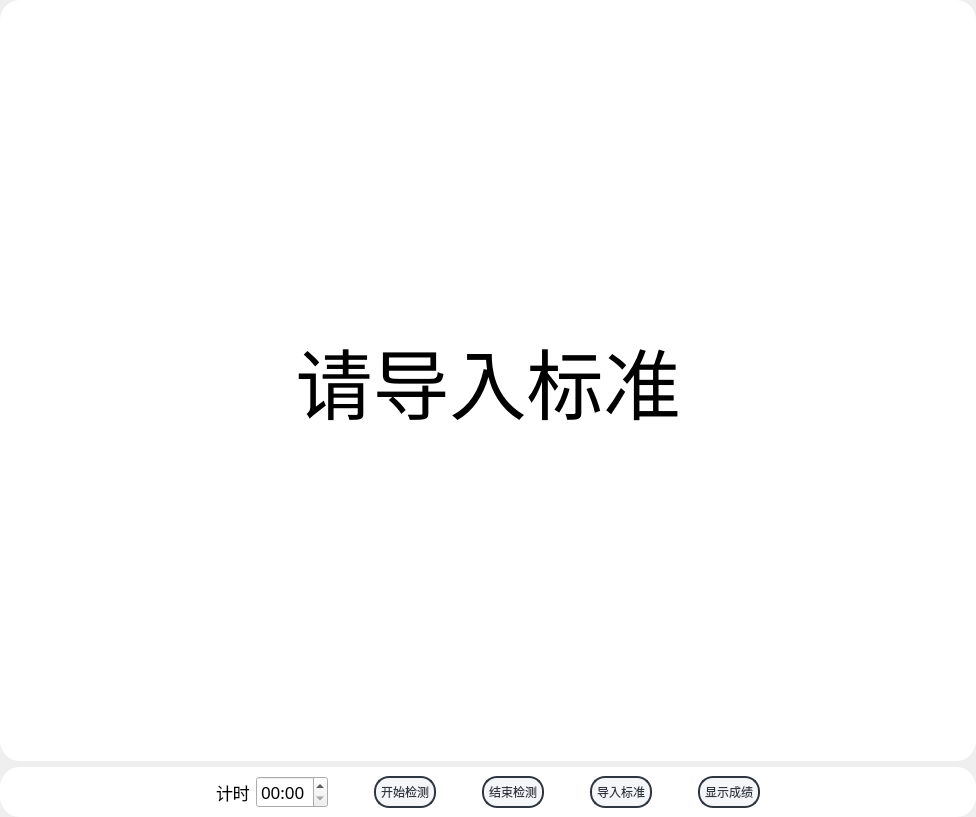
            <widget class="QWidget" name="scrollAreaWidgetContents_2">
             <property name="geometry">
              <rect>
               <x>0</x>
               <y>0</y>
               <width>976</width>
               <height>817</height>
              </rect>
             </property>
             <layout class="QVBoxLayout" name="verticalLayout_9">
              <property name="leftMargin">
               <number>0</number>
              </property>
              <property name="topMargin">
               <number>0</number>
              </property>
              <property name="rightMargin">
               <number>0</number>
              </property>
              <property name="bottomMargin">
               <number>0</number>
              </property>
              <item>
               <widget class="QWidget" name="widget_16" native="true">
                <property name="styleSheet">
                 <string notr="true">QWidget#widget_16
{
	background-color: rgba(255, 255, 255,255);
	border-radius:20px;
}</string>
                </property>
                <layout class="QVBoxLayout" name="verticalLayout_13">
                 <item>
                  <widget class="QLabel" name="label_video">
                   <property name="font">
                    <font>
                     <family>微软雅黑</family>
                     <pointsize>58</pointsize>
                    </font>
                   </property>
                   <property name="text">
                    <string>请导入标准</string>
                   </property>
                   <property name="alignment">
                    <set>Qt::AlignCenter</set>
                   </property>
                  </widget>
                 </item>
                </layout>
               </widget>
              </item>
              <item>
               <widget class="QWidget" name="widget_17" native="true">
                <property name="sizePolicy">
                 <sizepolicy hsizetype="Preferred" vsizetype="Fixed">
                  <horstretch>0</horstretch>
                  <verstretch>0</verstretch>
                 </sizepolicy>
                </property>
                <property name="styleSheet">
                 <string notr="true">QWidget#widget_17
{
	background-color: rgba(255, 255, 255,255);
	border-radius:20px;
}</string>
                </property>
                <layout class="QHBoxLayout" name="horizontalLayout_12">
                 <item>
                  <spacer name="horizontalSpacer_11">
                   <property name="orientation">
                    <enum>Qt::Horizontal</enum>
                   </property>
                   <property name="sizeType">
                    <enum>QSizePolicy::Expanding</enum>
                   </property>
                   <property name="sizeHint" stdset="0">
                    <size>
                     <width>40</width>
                     <height>20</height>
                    </size>
                   </property>
                  </spacer>
                 </item>
                 <item>
                  <widget class="QLabel" name="label_4">
                   <property name="font">
                    <font>
                     <family>微软雅黑</family>
                     <pointsize>13</pointsize>
                    </font>
                   </property>
                   <property name="text">
                    <string>计时</string>
                   </property>
                  </widget>
                 </item>
                 <item>
                  <widget class="QTimeEdit" name="timeEdit">
                   <property name="sizePolicy">
                    <sizepolicy hsizetype="Preferred" vsizetype="Preferred">
                     <horstretch>0</horstretch>
                     <verstretch>0</verstretch>
                    </sizepolicy>
                   </property>
                   <property name="font">
                    <font>
                     <family>微软雅黑</family>
                     <pointsize>13</pointsize>
                    </font>
                   </property>
                   <property name="styleSheet">
                    <string notr="true"/>
                   </property>
                   <property name="wrapping">
                    <bool>false</bool>
                   </property>
                   <property name="frame">
                    <bool>true</bool>
                   </property>
                   <property name="buttonSymbols">
                    <enum>QAbstractSpinBox::UpDownArrows</enum>
                   </property>
                   <property name="displayFormat">
                    <string>mm:ss</string>
                   </property>
                   <property name="timeSpec">
                    <enum>Qt::LocalTime</enum>
                   </property>
                  </widget>
                 </item>
                 <item>
                  <spacer name="horizontalSpacer_10">
                   <property name="orientation">
                    <enum>Qt::Horizontal</enum>
                   </property>
                   <property name="sizeType">
                    <enum>QSizePolicy::Fixed</enum>
                   </property>
                   <property name="sizeHint" stdset="0">
                    <size>
                     <width>40</width>
                     <height>20</height>
                    </size>
                   </property>
                  </spacer>
                 </item>
                 <item>
                  <widget class="QPushButton" name="pushButton_startDetection">
                   <property name="styleSheet">
                    <string notr="true">/**正常情况下样式**/
QPushButton{
	font: 13pt &quot;微软雅黑&quot;;
    color: #2f3640;
    background-color: #f5f6fa;
    border-color: #2f3640;
    border-radius: 15px;
    border-style: solid;
    border-width: 2px;
    padding: 5px;
}

/**鼠标停留在按钮上的样式**/
QPushButton::hover{	
    color: #FFFFFF;
    background-color: #718093;
    border-color: #2f3640;
}

/**鼠标按压下去的样式**/
QPushButton::pressed,QPushButton::checked{
    color: #FFFFFF;
    background-color: qlineargradient(spread:pad, x1:0, y1:0, x2:0, y2:1, stop:0 #273c75, stop:1 #487eb0);
}

/**按钮失能情况下样式**/
QPushButton::disabled{
    color: #FFFFFF;
    background-color: #dcdde1;
    border-color: #dcdde1;
}
</string>
                   </property>
                   <property name="text">
                    <string>开始检测</string>
                   </property>
                  </widget>
                 </item>
                 <item>
                  <spacer name="horizontalSpacer_18">
                   <property name="orientation">
                    <enum>Qt::Horizontal</enum>
                   </property>
                   <property name="sizeType">
                    <enum>QSizePolicy::Fixed</enum>
                   </property>
                   <property name="sizeHint" stdset="0">
                    <size>
                     <width>40</width>
                     <height>20</height>
                    </size>
                   </property>
                  </spacer>
                 </item>
                 <item>
                  <widget class="QPushButton" name="pushButton_stopDetection">
                   <property name="styleSheet">
                    <string notr="true">/**正常情况下样式**/
QPushButton{
	font: 13pt &quot;微软雅黑&quot;;
    color: #2f3640;
    background-color: #f5f6fa;
    border-color: #2f3640;
    border-radius: 15px;
    border-style: solid;
    border-width: 2px;
    padding: 5px;
}

/**鼠标停留在按钮上的样式**/
QPushButton::hover{	
    color: #FFFFFF;
    background-color: #718093;
    border-color: #2f3640;
}

/**鼠标按压下去的样式**/
QPushButton::pressed,QPushButton::checked{
    color: #FFFFFF;
    background-color: qlineargradient(spread:pad, x1:0, y1:0, x2:0, y2:1, stop:0 #273c75, stop:1 #487eb0);
}

/**按钮失能情况下样式**/
QPushButton::disabled{
    color: #FFFFFF;
    background-color: #dcdde1;
    border-color: #dcdde1;
}
</string>
                   </property>
                   <property name="text">
                    <string>结束检测</string>
                   </property>
                  </widget>
                 </item>
                 <item>
                  <spacer name="horizontalSpacer_17">
                   <property name="orientation">
                    <enum>Qt::Horizontal</enum>
                   </property>
                   <property name="sizeType">
                    <enum>QSizePolicy::Fixed</enum>
                   </property>
                   <property name="sizeHint" stdset="0">
                    <size>
                     <width>40</width>
                     <height>20</height>
                    </size>
                   </property>
                  </spacer>
                 </item>
                 <item>
                  <widget class="QPushButton" name="pushButton_readStandard_2">
                   <property name="styleSheet">
                    <string notr="true">/**正常情况下样式**/
QPushButton{
	font: 13pt &quot;微软雅黑&quot;;
    color: #2f3640;
    background-color: #f5f6fa;
    border-color: #2f3640;
    border-radius: 15px;
    border-style: solid;
    border-width: 2px;
    padding: 5px;
}

/**鼠标停留在按钮上的样式**/
QPushButton::hover{	
    color: #FFFFFF;
    background-color: #718093;
    border-color: #2f3640;
}

/**鼠标按压下去的样式**/
QPushButton::pressed,QPushButton::checked{
    color: #FFFFFF;
    background-color: qlineargradient(spread:pad, x1:0, y1:0, x2:0, y2:1, stop:0 #273c75, stop:1 #487eb0);
}

/**按钮失能情况下样式**/
QPushButton::disabled{
    color: #FFFFFF;
    background-color: #dcdde1;
    border-color: #dcdde1;
}
</string>
                   </property>
                   <property name="text">
                    <string>导入标准</string>
                   </property>
                  </widget>
                 </item>
                 <item>
                  <spacer name="horizontalSpacer_19">
                   <property name="orientation">
                    <enum>Qt::Horizontal</enum>
                   </property>
                   <property name="sizeType">
                    <enum>QSizePolicy::Fixed</enum>
                   </property>
                   <property name="sizeHint" stdset="0">
                    <size>
                     <width>40</width>
                     <height>20</height>
                    </size>
                   </property>
                  </spacer>
                 </item>
                 <item>
                  <widget class="QPushButton" name="pushButton_showResult">
                   <property name="styleSheet">
                    <string notr="true">/**正常情况下样式**/
QPushButton{
	font: 13pt &quot;微软雅黑&quot;;
    color: #2f3640;
    background-color: #f5f6fa;
    border-color: #2f3640;
    border-radius: 15px;
    border-style: solid;
    border-width: 2px;
    padding: 5px;
}

/**鼠标停留在按钮上的样式**/
QPushButton::hover{	
    color: #FFFFFF;
    background-color: #718093;
    border-color: #2f3640;
}

/**鼠标按压下去的样式**/
QPushButton::pressed,QPushButton::checked{
    color: #FFFFFF;
    background-color: qlineargradient(spread:pad, x1:0, y1:0, x2:0, y2:1, stop:0 #273c75, stop:1 #487eb0);
}

/**按钮失能情况下样式**/
QPushButton::disabled{
    color: #FFFFFF;
    background-color: #dcdde1;
    border-color: #dcdde1;
}
</string>
                   </property>
                   <property name="text">
                    <string>显示成绩</string>
                   </property>
                  </widget>
                 </item>
                 <item>
                  <spacer name="horizontalSpacer_16">
                   <property name="orientation">
                    <enum>Qt::Horizontal</enum>
                   </property>
                   <property name="sizeHint" stdset="0">
                    <size>
                     <width>40</width>
                     <height>20</height>
                    </size>
                   </property>
                  </spacer>
                 </item>
                </layout>
               </widget>
              </item>
             </layout>
            </widget>
